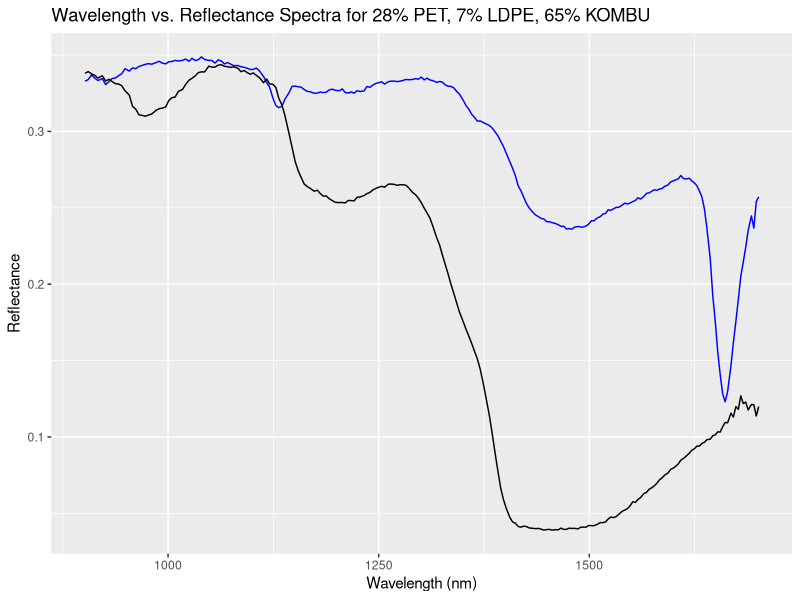

The R script that drew this image:
# PACKAGES
require(deSolve)
require(reshape2)
require(ggplot2)

setwd("/Users/brandonpae/Desktop/ISEF_Code") #set working directory

# Load the full dataset of spectra data
# Nomenclature: First number is the percentage of PET, second number is the percentage of LDPE (in sample)

spectra0_0 <- read.csv("spectra0_0.csv")
spectra0_100 <- read.csv("spectra0_100.csv")
spectra15_0 <- read.csv("spectra15_0.csv")
spectra16_5 <- read.csv("spectra16_5.csv")
spectra75_25 <- read.csv("spectra75_25.csv")
spectra100_0 <- read.csv("spectra100_0.csv")

# test cases
test0_0 <- read.csv("test0_0.csv")
test0_100 <- read.csv("test0_100.csv")
test10_0 <- read.csv("test10_0.csv")
test28_7 <- read.csv("test28_7.csv")
test79_21 <- read.csv("test79_21.csv")
test100_0 <- read.csv("test100_0.csv")

#input all previously obtained spectra datasets into a list
spectra_values = list(spectra0_0, spectra0_100, spectra15_0, 
                      spectra16_5, spectra75_25, spectra100_0)

new_spectra = test28_7 #set the unknown spectra to test for

sum_of_squares <- function(new_data, stored_data) { #input the new and stored spectra data to compare
  
  #select from stored_data$Reflectance where the wavelength matches the wavelength in the new_data
  #sum of squares calculation (taking the difference in the functions for each wavelength and squaring it)
  deltas2 <- (stored_data$Reflectance[stored_data$Wavelength %in% new_data$Wavelength] - new_data$Reflectance)^2   
  
  SSQ <- sum(deltas2) #return the sum of squares
  
  return(SSQ)
}

#once we get the SSQ (sum of squares) value, we need to compare it with the SSQ values from
#the rest of the graphs and find the smallest value
least_squares <- function() {
  
  least_SSQ = 10^10 #start with a large SSQ value
  closest_spectra = spectra_values[1] #default spectra
  
  for(spectra in spectra_values) { #for each spectra dataset
    
    SSQ_value = sum_of_squares(new_spectra, spectra) #using the SSQ function to compare new graph to stored graphs
    
    if (SSQ_value < least_SSQ) { #if the graph is a closer fit
      least_SSQ = SSQ_value 
      closest_spectra = spectra #set this graph as the new closest spectra
    }
  }

  return(closest_spectra) #return the stored spectra graph that is the closest fit to the current test one
}

best_spectra = least_squares() #returns the closest spectra, from which we can determine the percent composition

#blue is the new data
#black is the stored data

plot = ggplot() +
  geom_line(data = new_spectra, aes(x = Wavelength, y = Reflectance), colour = "blue") + 
  geom_line(data = best_spectra, aes(x = Wavelength, y = Reflectance), colour = "black") + 
  xlab("Wavelength (nm)") +
  ylab("Reflectance") +
  labs(title = "Wavelength vs. Reflectance Spectra for 28% PET, 7% LDPE, 65% KOMBU") + #add a title
  labs(color = "Compartments") +
  theme(legend.position = "bottom")

plot
